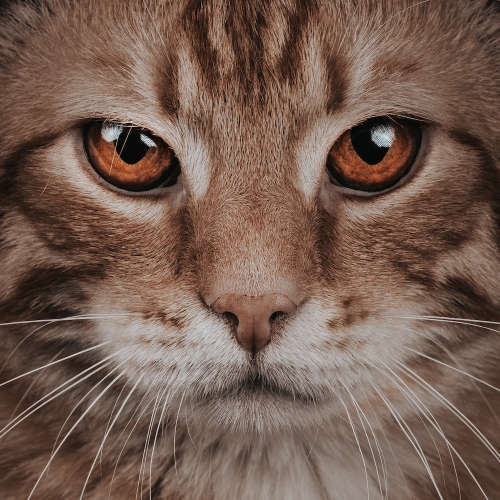
#> input picture assignment03/picture.jpeg, 1000 x 1000 px (shown at 1/2 size)
$ python a3.py
#> lines starting #> are read from the running program, lines starting #| are printed output that depends on the picture
import numpy as np
import cv2


#reading the image
input_image = cv2.imread('picture.jpeg')
#> input_image is the input picture: shape (1000, 1000, 3); mean B, G, R 80.6, 92.4, 117.1

#resizing the image according to our need
# resize() function takes 2 parameters,
# the image and the dimensions
input_image = cv2.resize(input_image, (480, 480))
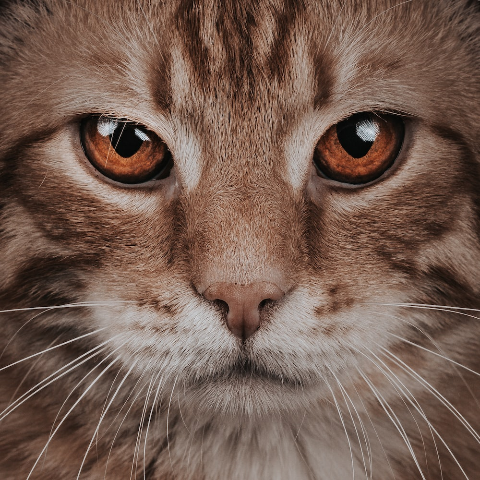
#> input_image: shape (480, 480, 3); mean B, G, R 80.4, 92.3, 117

# Extracting the height and width of an image
rows, cols = input_image.shape[:2]
#> rows = 480; cols = 480

# generating vignette mask using Gaussian
# resultant_kernels
X_resultant_kernel = cv2.getGaussianKernel(cols,900)
Y_resultant_kernel = cv2.getGaussianKernel(rows,900)

#generating resultant_kernel matrix
resultant_kernel = Y_resultant_kernel * X_resultant_kernel.T

#creating mask and normalising by using np.linalg
# function
mask = 255 * resultant_kernel / np.linalg.norm(resultant_kernel)
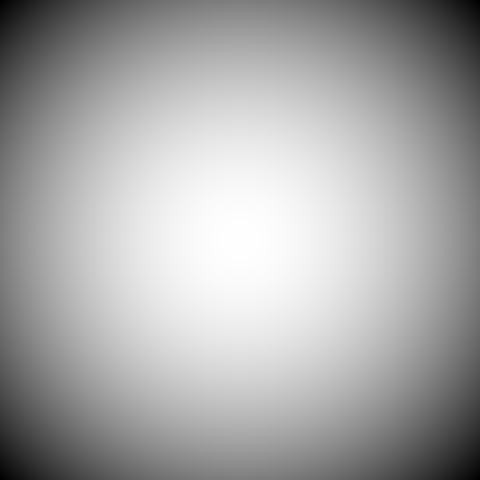
#> resultant_kernel: shape (480, 480) float64; min 4.14e-06, max 4.44e-06, mean 4.34e-06; drawn with min black and max white
output = np.copy(input_image)

# applying the mask to each channel in the input image
for i in range(3):
	output[:,:,i] = output[:,:,i] * mask
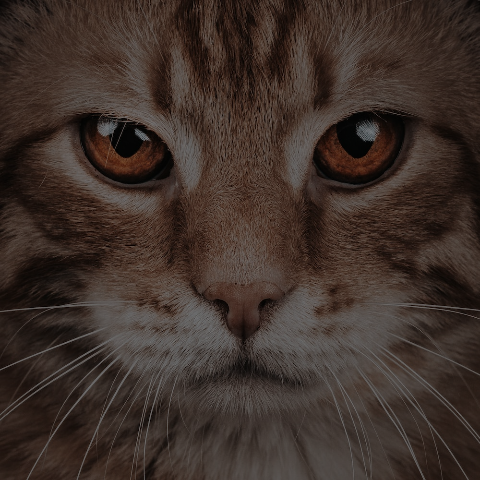
#> output: shape (480, 480, 3); mean B, G, R 42.3, 48.6, 61.8

#displaying the original image
cv2.imshow('Original', input_image)

#displaying the vignette filter image
cv2.imshow('VIGNETTE', output)

# Maintain output window until
# user presses a key
cv2.waitKey(0)

# Destroying present windows on screen
cv2.destroyAllWindows()
